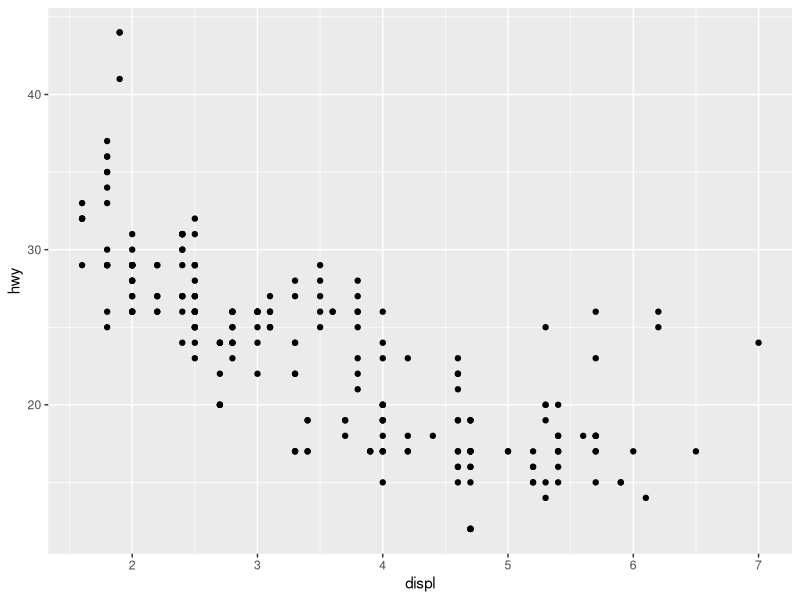
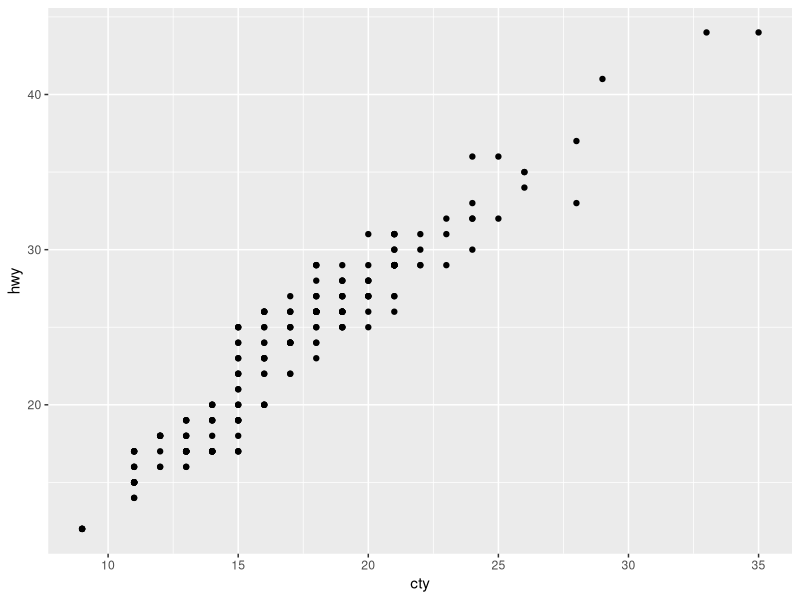
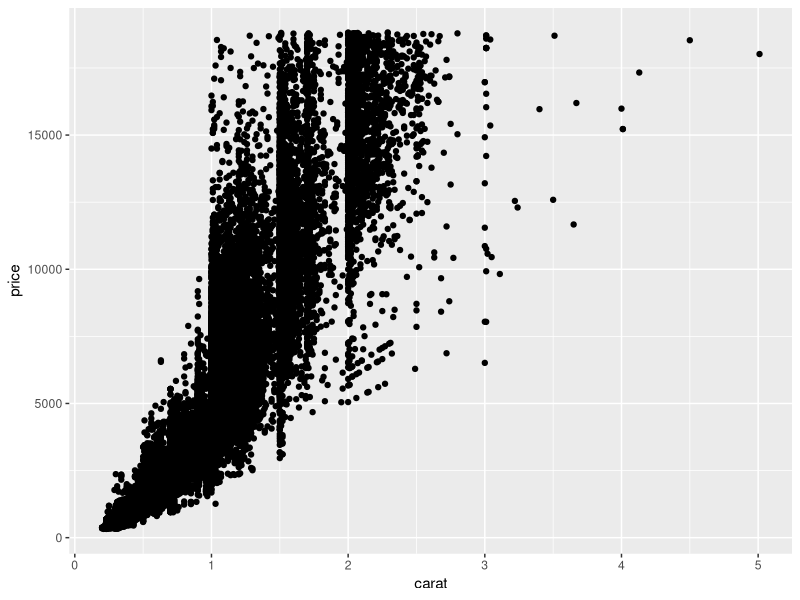
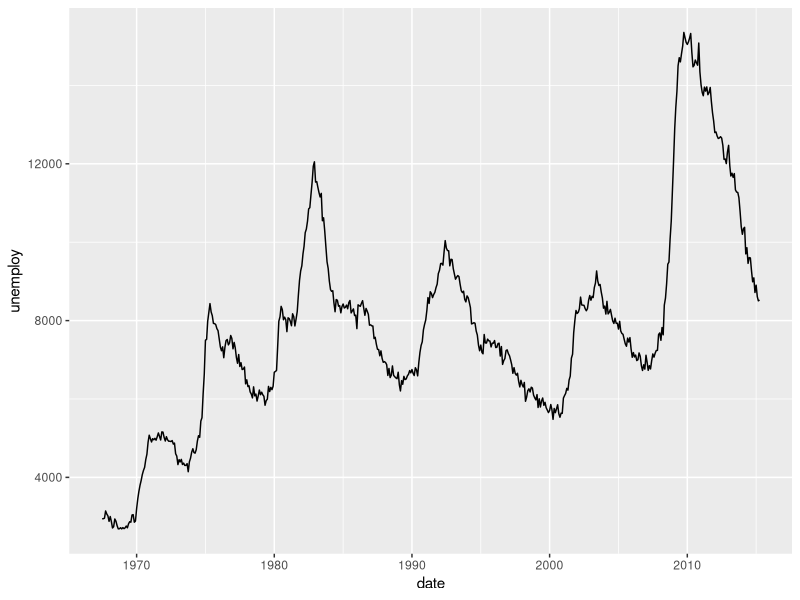
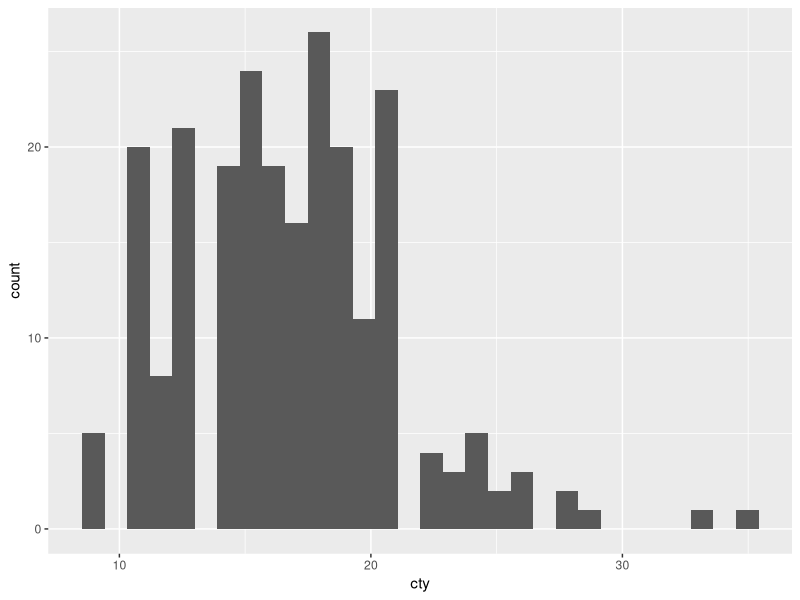
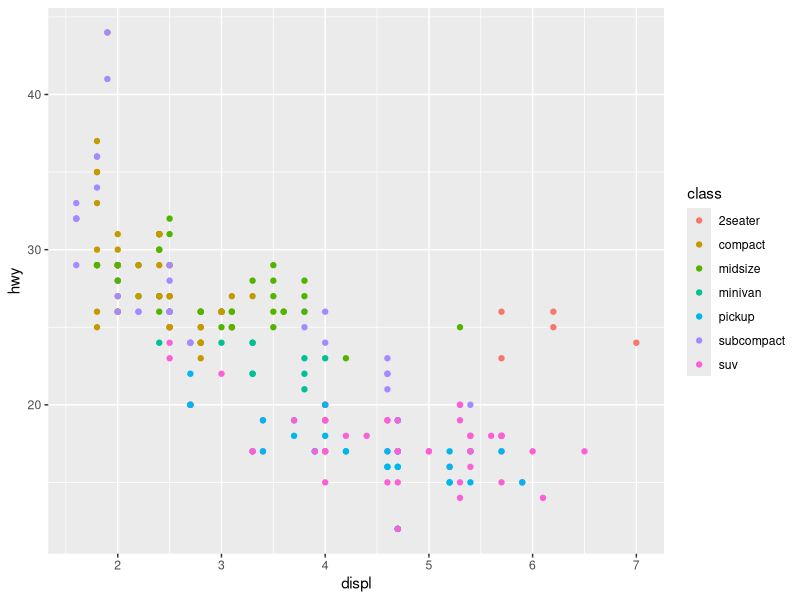
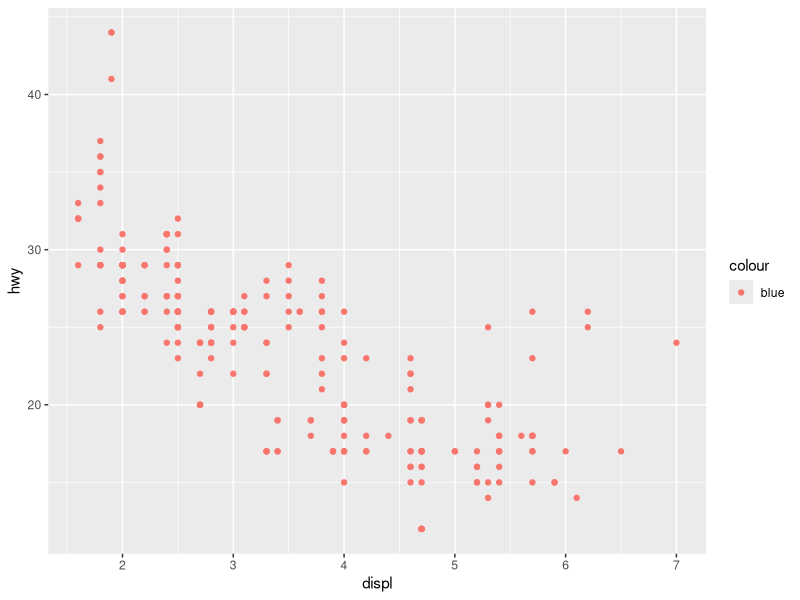
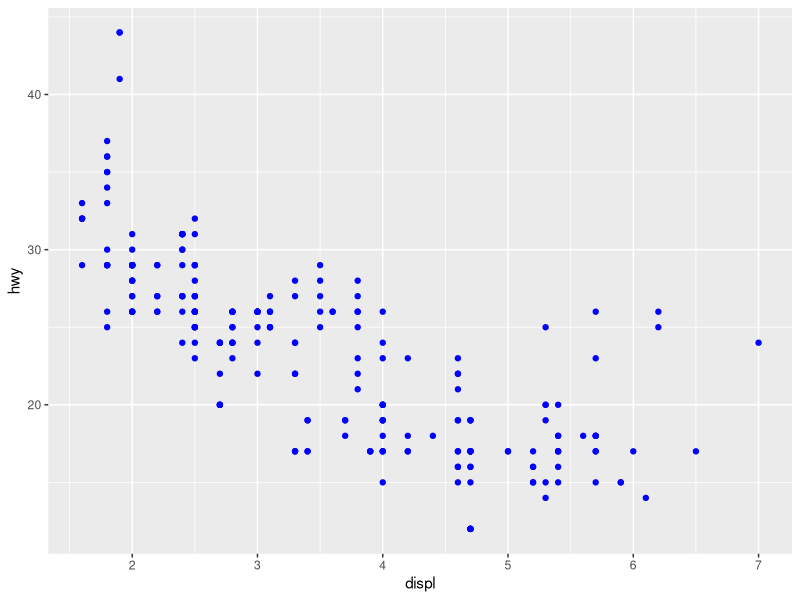

The R script that drew these images, in order:
## ---- chunk 1
install.packages(c(
  "colorBlindness", "directlabels", "dplyr", "ggforce", "gghighlight", 
  "ggnewscale", "ggplot2", "ggraph", "ggrepel", "ggtext", "ggthemes", 
  "hexbin", "Hmisc", "mapproj", "maps", "munsell", "ozmaps", 
  "paletteer", "patchwork", "rmapshaper", "scico", "seriation", "sf", 
  "stars", "tidygraph", "tidyr", "wesanderson" 
))
## ---- chunk 2
library(ggplot2)
mpg
## ---- chunk 3
ggplot(mpg, aes(x = displ, y = hwy)) + 
  geom_point()
## ---- chunk 4
ggplot(mpg, aes(cty, hwy)) + geom_point()
## ---- chunk 5
ggplot(diamonds, aes(carat, price)) + geom_point()
## ---- chunk 6
ggplot(economics, aes(date, unemploy)) + geom_line()
## ---- chunk 7
ggplot(mpg, aes(cty)) + geom_histogram()
## ---- chunk 8
ggplot(mpg, aes(displ, hwy, colour = class)) + 
  geom_point()
## ---- chunk 9
ggplot(mpg, aes(displ, hwy)) + geom_point(aes(colour = "blue"))
ggplot(mpg, aes(displ, hwy)) + geom_point(colour = "blue")
## ---- chunk 10
ggplot(mpg, aes(displ, hwy)) + 
  geom_point() + 
  facet_wrap(~class)
## ---- chunk 11
ggplot(mpg, aes(displ, hwy)) + 
  geom_point() + 
  geom_smooth()
#> `geom_smooth()` using method = 'loess' and formula 'y ~ x'
## ---- chunk 12
ggplot(mpg, aes(displ, hwy)) + 
  geom_point() + 
  geom_smooth(span = 0.2)
#> `geom_smooth()` using method = 'loess' and formula 'y ~ x'

ggplot(mpg, aes(displ, hwy)) + 
  geom_point() + 
  geom_smooth(span = 1)
#> `geom_smooth()` using method = 'loess' and formula 'y ~ x'
## ---- chunk 13
library(mgcv)
ggplot(mpg, aes(displ, hwy)) + 
  geom_point() + 
  geom_smooth(method = "gam", formula = y ~ s(x))
## ---- chunk 14
ggplot(mpg, aes(displ, hwy)) + 
  geom_point() + 
  geom_smooth(method = "lm")
#> `geom_smooth()` using formula 'y ~ x'
## ---- chunk 15
ggplot(mpg, aes(drv, hwy)) + 
  geom_point()
## ---- chunk 16
ggplot(mpg, aes(drv, hwy)) + geom_jitter()
ggplot(mpg, aes(drv, hwy)) + geom_boxplot()
ggplot(mpg, aes(drv, hwy)) + geom_violin()
## ---- chunk 17
ggplot(mpg, aes(hwy)) + geom_histogram()
#> `stat_bin()` using `bins = 30`. Pick better value with `binwidth`.
ggplot(mpg, aes(hwy)) + geom_freqpoly()
#> `stat_bin()` using `bins = 30`. Pick better value with `binwidth`.
## ---- chunk 18
ggplot(mpg, aes(hwy)) + 
  geom_freqpoly(binwidth = 2.5)
ggplot(mpg, aes(hwy)) + 
  geom_freqpoly(binwidth = 1)
## ---- chunk 19
ggplot(mpg, aes(displ, colour = drv)) + 
  geom_freqpoly(binwidth = 0.5)
ggplot(mpg, aes(displ, fill = drv)) + 
  geom_histogram(binwidth = 0.5) + 
  facet_wrap(~drv, ncol = 1)
## ---- chunk 20
ggplot(mpg, aes(manufacturer)) + 
  geom_bar()
## ---- chunk 21
drugs <- data.frame(
  drug = c("a", "b", "c"),
  effect = c(4.2, 9.7, 6.1)
)
## ---- chunk 22
ggplot(drugs, aes(drug, effect)) + geom_bar(stat = "identity")
ggplot(drugs, aes(drug, effect)) + geom_point()
## ---- chunk 23
ggplot(economics, aes(date, unemploy / pop)) +
  geom_line()
ggplot(economics, aes(date, uempmed)) +
  geom_line()
## ---- chunk 24
ggplot(economics, aes(unemploy / pop, uempmed)) + 
  geom_path() +
  geom_point()

year <- function(x) as.POSIXlt(x)$year + 1900
ggplot(economics, aes(unemploy / pop, uempmed)) + 
  geom_path(colour = "grey50") +
  geom_point(aes(colour = year(date)))
## ---- chunk 25
ggplot(mpg, aes(cty, hwy)) +
  geom_point(alpha = 1 / 3)

ggplot(mpg, aes(cty, hwy)) +
  geom_point(alpha = 1 / 3) + 
  xlab("city driving (mpg)") + 
  ylab("highway driving (mpg)")

# Remove the axis labels with NULL
ggplot(mpg, aes(cty, hwy)) +
  geom_point(alpha = 1 / 3) + 
  xlab(NULL) + 
  ylab(NULL)
## ---- chunk 26
ggplot(mpg, aes(drv, hwy)) +
  geom_jitter(width = 0.25)

ggplot(mpg, aes(drv, hwy)) +
  geom_jitter(width = 0.25) + 
  xlim("f", "r") + 
  ylim(20, 30)
  
# use NA to set only one limit when scale is continuous
ggplot(mpg, aes(drv, hwy)) +
  geom_jitter(width = 0.25, na.rm = TRUE) + 
  ylim(NA, 30)
## ---- chunk 27
p <- ggplot(mpg, aes(displ, hwy, colour = factor(cyl))) +
  geom_point()
## ---- chunk 28
print(p)
summary(p)
